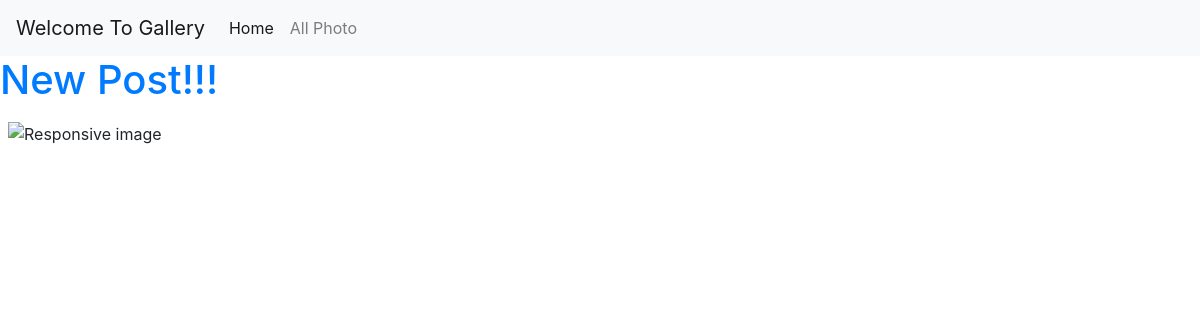
Before: / with the older database file.
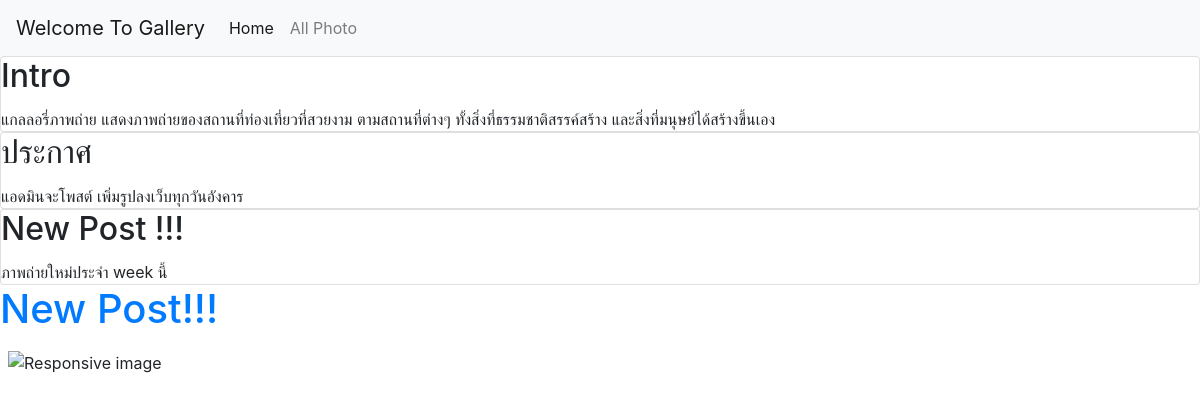
After: the same page with the newer database file.
### blog/models.py (models this page shows, shortened)
class Post(models.Model):
    author = models.ForeignKey(settings.AUTH_USER_MODEL, on_delete=models.CASCADE)
    title = models.CharField(max_length=200)
    text = models.TextField()
    created_date = models.DateTimeField(default=timezone.now)
    published_date = models.DateTimeField(blank=True, null=True)

### blog/views.py (the view)
# urls.py: path('', views.post_list, name='post_list'),
def post_list(request):
    posts = Post.objects.all()
    return render(request, 'blog/post_list.html', {'posts': posts})

### blog/templates/blog/post_list.html (shortened to what this page needs)
<!DOCTYPE html>
<html lang="en">
    <head>
        <link rel="stylesheet" href="https://stackpath.bootstrapcdn.com/bootstrap/4.3.1/css/bootstrap.min.css">
    </head>
    <body>
        <nav class="navbar navbar-expand-lg navbar-light bg-light">
            <a class="navbar-brand" href="#">Welcome To Gallery</a>
            <div class="collapse navbar-collapse" id="navbarNavAltMarkup">
            <div class="navbar-nav">
                <a class="nav-item nav-link active" href="/">Home<span class="sr-only">(current)</span></a>
                <a class="nav-item nav-link" href="/all">All Photo</a>
            </div>
            </div>
        </nav>
        {% for posts in posts %}
            <div class="card">
                <div class="card-content">
                <h2 class="card-title">{{posts.title}} </h2>
                   <p class = "card-text"> {{posts.text}}<br>{{posts.start_date}}</p>
                </div>
            </div>
        {% endfor %}
        <div>
            <h1><a href=""> New Post!!!</a></h1>
        </div>
        <div class="container-fluid p-2">
            <img src="https://i.etsystatic.com/12444060/r/il/cca0e9/2466771035/il_fullxfull.2466771035_pws2.jpg" class="img-fluid" alt="Responsive image">
        </div>
    </body>
</html>

Changed rows visible on the page:
added Post: title "Intro", text "แกลลอรี่ภาพถ่าย แสดงภาพถ่ายของสถานที่ท่องเที่ยวที่สวยงาม ตามสถานที่ต่างๆ ทั้งสิ่งที่ธรรมชาติสรรค์สร้าง และสิ่งที่มนุษย์ได้สร้างขึ้นเอง"
added Post: title "ประกาศ", text "แอดมินจะโพสต์ เพิ่มรูปลงเว็บทุกวันอังคาร"
added Post: title "New Post !!!", text "ภาพถ่ายใหม่ประจำ week นี้"
